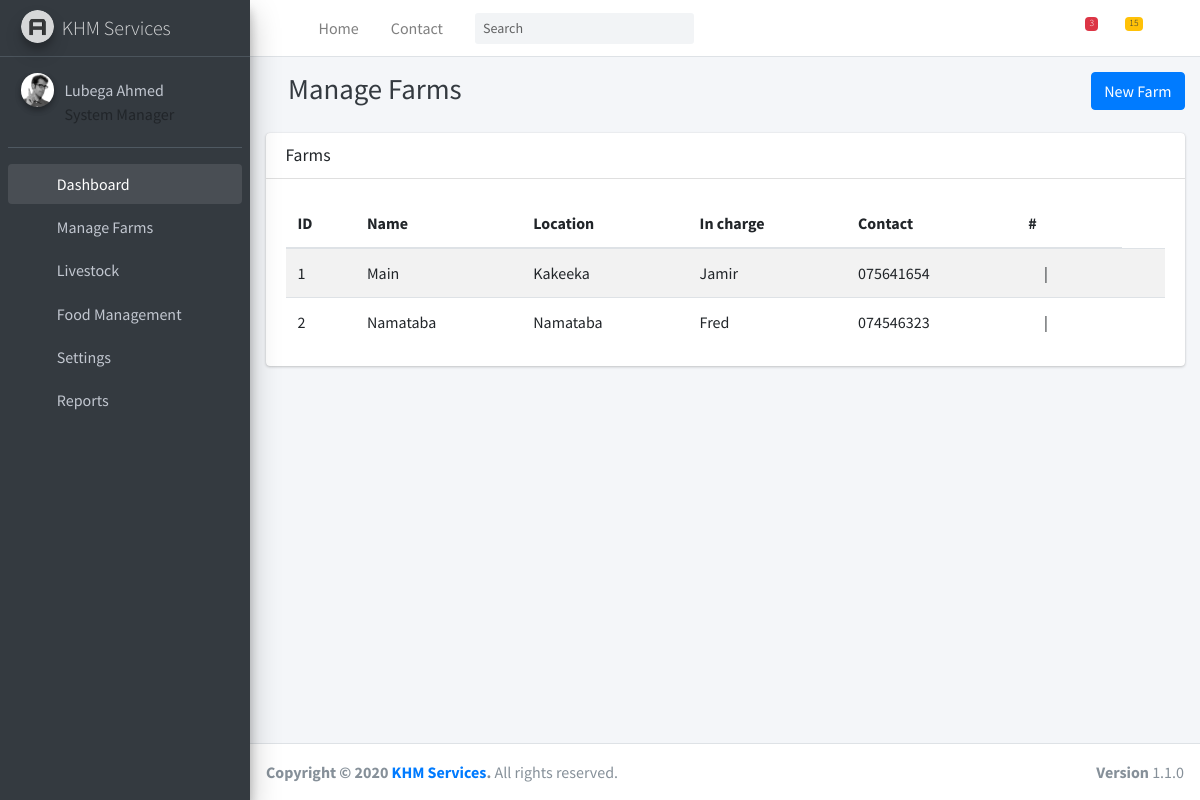
/farms/, run on the app's committed database.
### cuniculture_app/models/farms.py (models this page shows, shortened)
class Farm(models.Model):
    farm_name = models.CharField(max_length=50)
    location = models.CharField(max_length=50)
    in_charge = models.CharField(max_length=50)
    in_charge_contact = models.CharField(max_length=20)

### cuniculture_app/views/farm_views.py (the view, shortened to what this page needs)
# urls.py: path('farms/', farm_views.manage_farms, name='manage_farm'),
def manage_farms(request):
    farms = get_farms()
    farm_form = FarmForm()
    context = {
        "farm": "active",
        "farms": farms,
        "farm_form":farm_form
    }
    return render (request, "farms/manage_farms.html", context)

### cuniculture_app/forms/farm_forms.py
class FarmForm(ModelForm):
    class Meta:
        model = Farm
        fields = ("farm_name","location", "in_charge", "in_charge_contact")
    def __init__(self, *args, **kwargs):
        super(FarmForm, self).__init__(*args, **kwargs)
        self.helper = FormHelper()

### cuniculture_app/selectors/farms_selectors.py (called while the page is built)
def get_farms():
    return Farm.objects.all()

### cuniculture_app/templates/farms/manage_farms.html (shortened to what this page needs)
{% extends '../base.html' %}
{% load static %}
{% load crispy_forms_tags %}
{%block page_title%}
Manage Farms
{% endblock%}
{% block right_button%}
<button type="button" class="btn btn-primary" data-toggle="modal" data-target="#modal-add-farm">
    New Farm
</button>
{% endblock %}
{% block content %}
<div class="container-fluid">
    <div class="row">
        <div class="col-12">
            <div class="card">
                {%if farms%}
                <div class="card-header">
                    <h3 class="card-title">Farms</h3>
                </div>
                <div class="card-body">
                    <table id="example1" class="table table-striped">
                        <thead>
                        <tr>
                            <th>ID</th>
                            <th>Name</th>
                            <th>Location</th>
                            <th>In charge</th>
                            <th>Contact</th>
                            <th>#</th>
                        </tr>
                        </thead>
                        <tbody>
                        {% for farm in farms%}
                        <tr data-id={{farm.id}}>
                            <td>{{farm.id}}</td>
                            <td>{{farm.farm_name}}</td>
                            <td>{{farm.location}}</td>
                            <td>{{farm.in_charge}}</td>
                            <td>{{farm.in_charge_contact}}
                            </td>
                            <td>
                                <a href="" style="color:inherit">
                                    <i class="fa fa-edit"></i>
                                </a> |
                                <a href="" style="color: inherit">
                                    <i class="fa fa-trash" onclick="return 'Do you want to delete {{farm.farm_name}}?'"></i>
                                </a>
                            <td>
                        </tr>
                        {% endfor %}
                        </tbody>
                    </table>
                </div>
                {%else%}
                <div class="card-body">
                    <h4>No Farms available</h4>
                </div>
                {%endif%}
            </div>
        </div>
    </div>
</div>
{% endblock content %}

### data on the page
Farm: id "1", farm_name "Main", location "Kakeeka", in_charge "Jamir", in_charge_contact "075641654"
Farm: id "2", farm_name "Namataba", location "Namataba", in_charge "Fred", in_charge_contact "074546323"
